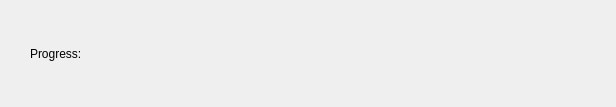
<?xml version="1.0" encoding="UTF-8"?>
<ui version="4.0">
 <class>AngKProcessPathWidget</class>
 <widget class="QWidget" name="AngKProcessPathWidget">
  <property name="geometry">
   <rect>
    <x>0</x>
    <y>0</y>
    <width>616</width>
    <height>107</height>
   </rect>
  </property>
  <property name="windowTitle">
   <string>AngKProcessPathWidget</string>
  </property>
  <layout class="QVBoxLayout" name="verticalLayout">
   <property name="spacing">
    <number>0</number>
   </property>
   <property name="leftMargin">
    <number>0</number>
   </property>
   <property name="topMargin">
    <number>0</number>
   </property>
   <property name="rightMargin">
    <number>0</number>
   </property>
   <property name="bottomMargin">
    <number>0</number>
   </property>
   <item>
    <widget class="QWidget" name="bgWidget" native="true">
     <layout class="QHBoxLayout" name="horizontalLayout">
      <property name="spacing">
       <number>0</number>
      </property>
      <property name="leftMargin">
       <number>30</number>
      </property>
      <property name="topMargin">
       <number>0</number>
      </property>
      <property name="rightMargin">
       <number>0</number>
      </property>
      <property name="bottomMargin">
       <number>0</number>
      </property>
      <item>
       <widget class="QLabel" name="label">
        <property name="maximumSize">
         <size>
          <width>70</width>
          <height>16777215</height>
         </size>
        </property>
        <property name="text">
         <string>Progress:</string>
        </property>
        <property name="scaledContents">
         <bool>false</bool>
        </property>
       </widget>
      </item>
      <item>
       <widget class="QLabel" name="pathLabel">
        <property name="text">
         <string/>
        </property>
       </widget>
      </item>
     </layout>
    </widget>
   </item>
  </layout>
 </widget>
 <layoutdefault spacing="6" margin="11"/>
 <resources/>
 <connections/>
</ui>
